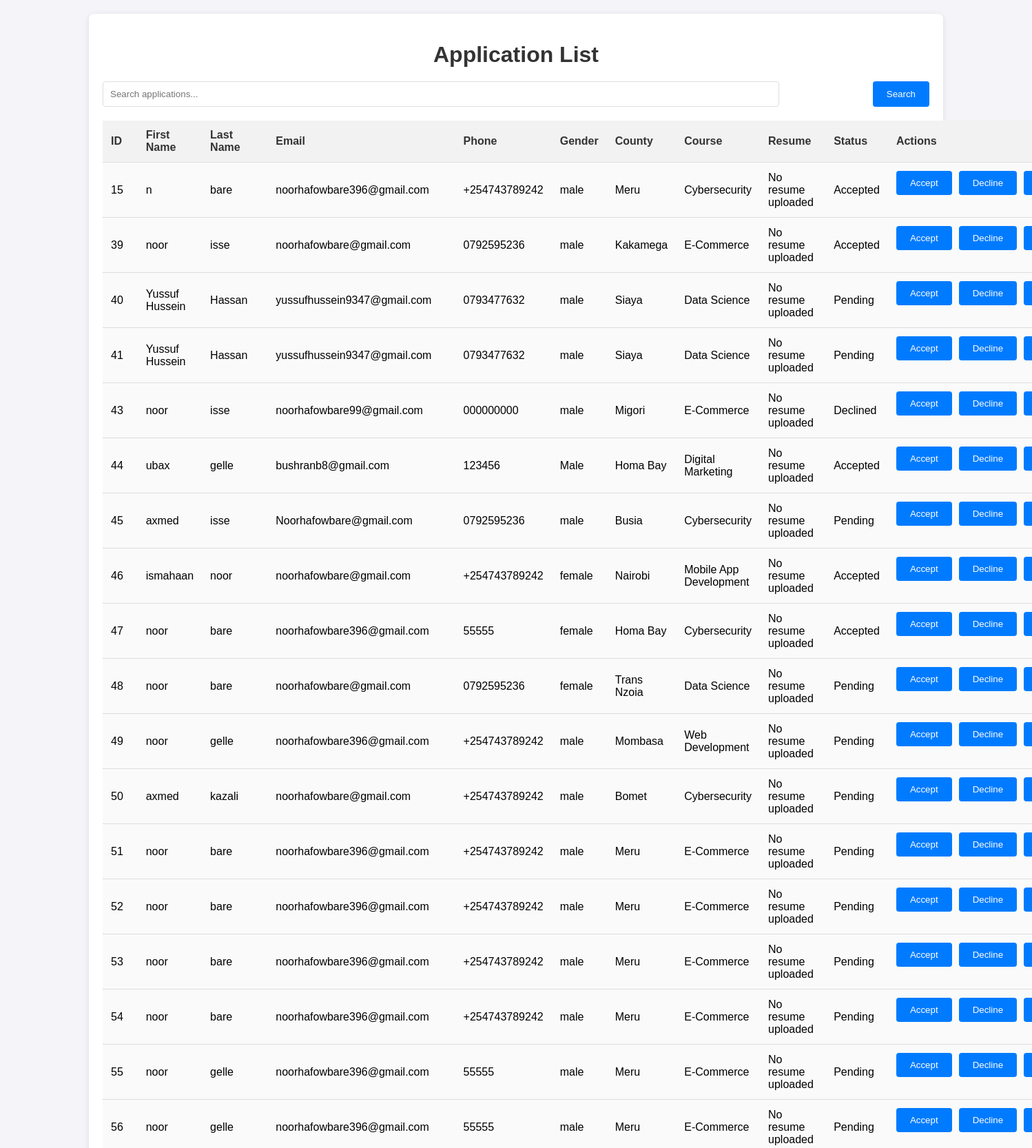
Page /admin/applications (upper part) on the committed database.
### tables this page shows
CREATE TABLE applications (
                    id INTEGER PRIMARY KEY AUTOINCREMENT,
                    first_name TEXT NOT NULL,
                    last_name TEXT NOT NULL,
                    email TEXT NOT NULL,
                    phone TEXT NOT NULL,
                    gender TEXT NOT NULL,
                    county TEXT NOT NULL,
                    course TEXT NOT NULL
                , status TEXT DEFAULT 'Pending', resume_path TEXT);

### app.py (the view)
@app.route('/admin/applications')
def view_applications():
    search = request.args.get('search', '')  # Search functionality
    page = request.args.get('page', 1, type=int)
    per_page = 80  # Number of records per page
    offset = (page - 1) * per_page
    conn = get_db_connection()
    search_query = f"%{search}%"  # Format search term for SQL LIKE
    applications = conn.execute(
        'SELECT * FROM applications WHERE first_name LIKE ? OR last_name LIKE ? LIMIT ? OFFSET ?',
        (search_query, search_query, per_page, offset)
    ).fetchall()
    total_query = 'SELECT COUNT(*) FROM applications WHERE first_name LIKE ? OR last_name LIKE ?'
    total = conn.execute(total_query, (search_query, search_query)).fetchone()[0]
    conn.close()
    return render_template('applications.html', applications=applications, page=page, per_page=per_page, total=total, search=search)

### app.py (called while the page is built)
def get_db_connection():
    conn = sqlite3.connect('database.db')
    conn.row_factory = sqlite3.Row
    return conn

### templates/applications.html (shortened to what this page needs)
<!DOCTYPE html>
<html lang="en">
  <head>
    <link
      rel="stylesheet"
      href="{{ url_for('static', filename='css/applications.css') }}"
    />
    <link
      href="https://cdn.jsdelivr.net/npm/sweetalert2@11/dist/sweetalert2.min.css"
      rel="stylesheet"
    />
  </head>
  <body>
    <div class="container">
      <h1>Application List</h1>
      <form
        method="get"
        action="{{ url_for('view_applications') }}"
        style="margin-bottom: 20px"
      >
        <input
          type="text"
          name="search"
          placeholder="Search applications..."
          value="{{ search }}"
        />
        <button type="submit">Search</button>
      </form>
      <table>
        <thead>
          <tr>
            <th>ID</th>
            <th>First Name</th>
            <th>Last Name</th>
            <th>Email</th>
            <th>Phone</th>
            <th>Gender</th>
            <th>County</th>
            <th>Course</th>
            <th>Resume</th>
            <th>Status</th>
            <th>Actions</th>
          </tr>
        </thead>
        <tbody>
          {% for application in applications %}
          <tr>
            <td>{{ application.id }}</td>
            <td>{{ application.first_name }}</td>
            <td>{{ application.last_name }}</td>
            <td>{{ application.email }}</td>
            <td>{{ application.phone }}</td>
            <td>{{ application.gender }}</td>
            <td>{{ application.county }}</td>
            <td>{{ application.course }}</td>
            <td>
              {% if application.resume_path %}
              <a
                href="{{ url_for('download_file', filename=application.resume_path.split('/')[-1]) }}"
                target="_blank"
                >Download Resume</a
              >
              {% else %} No resume uploaded {% endif %}
            </td>
            <td>
              <span class="status-label {{ application.status | lower }}"
                >{{ application.status }}</span
              >
            </td>
            <td>
              <div class="actions-container">
                <form
                  action="/accept_application/{{ application.id }}"
                  method="POST"
                  style="display: inline"
                >
                  <button type="submit" class="btn btn-success">Accept</button>
                </form>
                <form
                  action="/decline_application/{{ application.id }}"
                  method="POST"
                  style="display: inline"
                >
                  <button type="submit" class="btn btn-danger">Decline</button>
                </form>
                <form
                  action="/delete_application/{{ application.id }}"
                  method="POST"
                  style="display: inline"
                >
                  <button type="submit" class="btn btn-delete">Delete</button>
                </form>
              </div>
            </td>
          </tr>
          {% endfor %}
        </tbody>
      </table>
  </body>
</html>

### static/css/applications.css (style rules this page uses)
body { font-family: Arial, sans-serif; background-color: #f4f4f9; margin: 0; padding: 0; }
.container { width: 90%; max-width: 1200px; margin: 20px auto; padding: 20px; background-color: #fff; border-radius: 8px; box-shadow: 0 2px 10px rgba(0, 0, 0, 0.1); }
h1 { text-align: center; color: #333; font-size: 2rem; margin-bottom: 20px; }
form { display: flex; justify-content: space-between; margin-bottom: 20px; }
input[type="text"] { padding: 10px; width: 80%; border: 1px solid #ddd; border-radius: 4px; }
button[type="submit"] { padding: 10px 20px; background-color: #007bff; border: none; border-radius: 4px; color: white; cursor: pointer; transition: background-color 0.3s ease; }
table { width: 100%; border-collapse: collapse; margin-top: 20px; }
th, td { padding: 12px; text-align: left; border-bottom: 1px solid #ddd; }
th, tr { border-bottom: 1px solid #ddd; }
tr th { background-color: #f2f2f2; color: #333; }
td { background-color: #fafafa; }
tr:nth-child(even) { background-color: #f9f9f9; }
tr:nth-child(odd) { background-color: #ffffff; }
.actions-container { display: flex; gap: 10px; }
.btn { padding: 8px 16px; border: none; border-radius: 4px; cursor: pointer; transition: background-color 0.3s ease; }
.btn-success { background-color: #28a745; color: white; }
.btn-danger { background-color: #dc3545; color: white; }
.btn-delete { background-color: #ffc107; color: white; }

### rows in the picture
applications: id "15", first_name "n", last_name "bare", email "noorhafowbare396@gmail.com", phone "+254743789242", gender "male", county "Meru", course "Cybersecurity", status "Accepted"
applications: id "39", first_name "noor", last_name "isse", email "noorhafowbare@gmail.com", phone "0792595236", gender "male", county "Kakamega", course "E-Commerce", status "Accepted"
applications: id "40", first_name "Yussuf Hussein", last_name "Hassan", email "yussufhussein9347@gmail.com", phone "0793477632", gender "male", county "Siaya", course "Data Science", status "Pending"
applications: id "41", first_name "Yussuf Hussein", last_name "Hassan", email "yussufhussein9347@gmail.com", phone "0793477632", gender "male", county "Siaya", course "Data Science", status "Pending"
applications: id "43", first_name "noor", last_name "isse", email "noorhafowbare99@gmail.com", phone "000000000", gender "male", county "Migori", course "E-Commerce", status "Declined"
applications: id "44", first_name "ubax", last_name "gelle", email "bushranb8@gmail.com", phone "123456", gender "Male", county "Homa Bay", course "Digital Marketing", status "Accepted"
applications: id "45", first_name "axmed", last_name "isse", email "Noorhafowbare@gmail.com", phone "0792595236", gender "male", county "Busia", course "Cybersecurity", status "Pending"
applications: id "46", first_name "ismahaan", last_name "noor", email "noorhafowbare@gmail.com", phone "+254743789242", gender "female", county "Nairobi", course "Mobile App Development", status "Accepted"
applications: id "47", first_name "noor", last_name "bare", email "noorhafowbare396@gmail.com", phone "55555", gender "female", county "Homa Bay", course "Cybersecurity", status "Accepted"
applications: id "48", first_name "noor", last_name "bare", email "noorhafowbare@gmail.com", phone "0792595236", gender "female", county "Trans Nzoia", course "Data Science", status "Pending"
applications: id "49", first_name "noor", last_name "gelle", email "noorhafowbare396@gmail.com", phone "+254743789242", gender "male", county "Mombasa", course "Web Development", status "Pending"
applications: id "50", first_name "axmed", last_name "kazali", email "noorhafowbare@gmail.com", phone "+254743789242", gender "male", county "Bomet", course "Cybersecurity", status "Pending"
applications: id "51", first_name "noor", last_name "bare", email "noorhafowbare396@gmail.com", phone "+254743789242", gender "male", county "Meru", course "E-Commerce", status "Pending"
applications: id "52", first_name "noor", last_name "bare", email "noorhafowbare396@gmail.com", phone "+254743789242", gender "male", county "Meru", course "E-Commerce", status "Pending"
applications: id "53", first_name "noor", last_name "bare", email "noorhafowbare396@gmail.com", phone "+254743789242", gender "male", county "Meru", course "E-Commerce", status "Pending"
applications: id "54", first_name "noor", last_name "bare", email "noorhafowbare396@gmail.com", phone "+254743789242", gender "male", county "Meru", course "E-Commerce", status "Pending"
applications: id "55", first_name "noor", last_name "gelle", email "noorhafowbare396@gmail.com", phone "55555", gender "male", county "Meru", course "E-Commerce", status "Pending"
applications: id "56", first_name "noor", last_name "gelle", email "noorhafowbare396@gmail.com", phone "55555", gender "male", county "Meru", course "E-Commerce", status "Pending"
